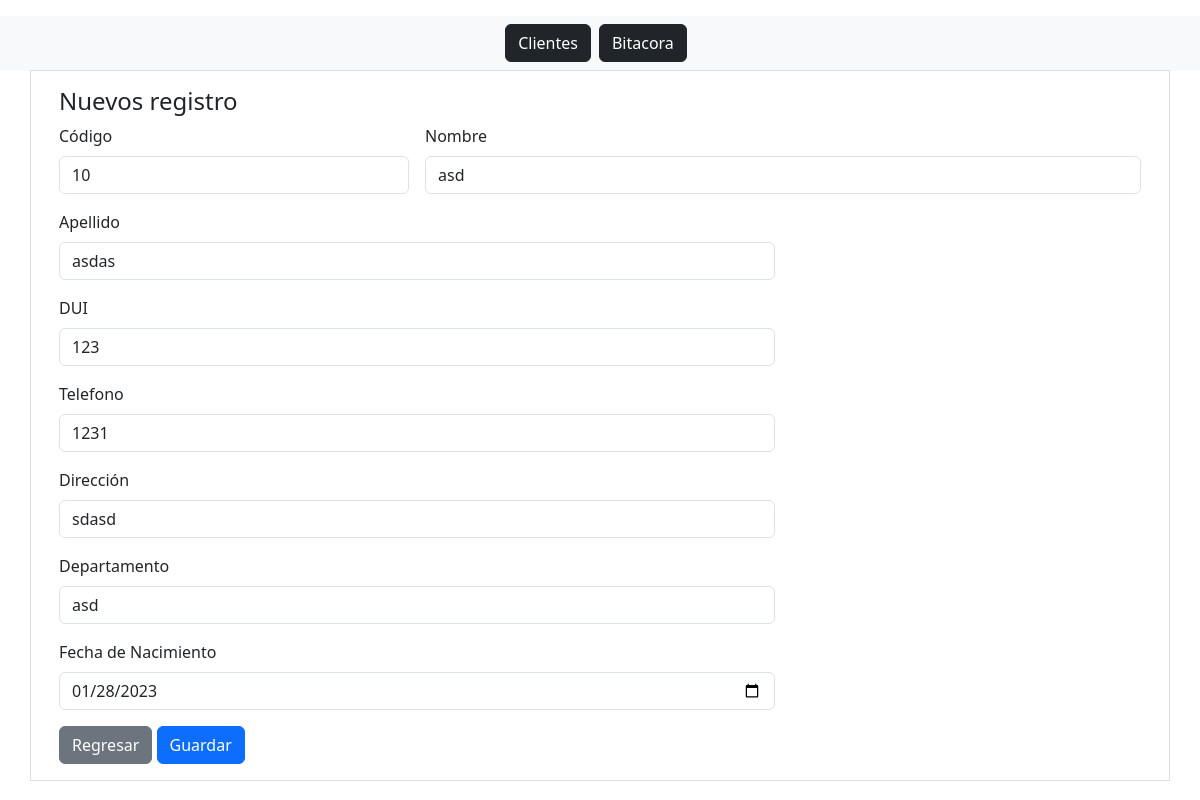
/editar.php?ClienteID=10, run on the app's committed database.
### tables this page shows
CREATE TABLE `clientes` (
  `ClienteID` int(11) NOT NULL,
  `Nombre` varchar(50) DEFAULT NULL,
  `Apellido` varchar(50) DEFAULT NULL,
  `DUI` varchar(15) DEFAULT NULL,
  `Telefono` varchar(8) DEFAULT NULL,
  `Direccion` text DEFAULT NULL,
  `Departamento` varchar(25) DEFAULT NULL,
  `FechaNacimiento` date DEFAULT NULL
);

### editar.php (the view, shortened to what this page needs)
<?php
$db = new Database();
$con = $db->conectar();
$ClienteID = $_GET['ClienteID'];
$query = $con->prepare("SELECT * from clientes WHERE ClienteID = :ClienteID");
$query->execute(['ClienteID' => $ClienteID]);
$num = $query->rowCount();
if ($num > 0) {
    $row = $query->fetch(PDO::FETCH_ASSOC);
} else {
    header("Location: index.php");
}
?>
<?php include "./header.php" ?>
<body class="py-3">
    <main class="container contenedor">
        <div class="p-3 rounded">
            <div class="row">
                <div class="col">
                    <h4>Nuevos registro</h4>
                </div>
            </div>
            <div class="row">
                <div class="col">
                    <form class="row g-3" method="POST" action="guarda.php" autocomplete="off">
                        <div class="col-md-4">
                            <label for="ClienteID" class="form-label">Código</label>
                            <input type="text" id="ClienteID" name="ClienteID" class="form-control" value="<?php echo $row['ClienteID']; ?>" readonly autofocus>
                        </div>
                        <div class="col-md-8">
                            <label for="Nombre" class="form-label">Nombre</label>
                            <input type="text" id="Nombre" name="Nombre" class="form-control" value="<?php echo $row['Nombre']; ?>" required>
                        </div>
                        <div class="col-md-8">
                            <label for="Apellido" class="form-label">Apellido</label>
                            <input type="text" id="Apellido" name="Apellido" class="form-control" value="<?php echo $row['Apellido']; ?>" required>
                        </div>
                        <div class="col-md-8">
                            <label for="DUI" class="form-label">DUI</label>
                            <input type="text" id="DUI" name="DUI" class="form-control" value="<?php echo $row['DUI']; ?>" required>
                        </div>
                        <div class="col-md-8">
                            <label for="Telefono" class="form-label">Telefono</label>
                            <input type="number" id="Telefono" name="Telefono" class="form-control" value="<?php echo $row['Telefono']; ?>" required>
                        </div>
                        <div class="col-md-8">
                            <label for="Direccion" class="form-label">Dirección</label>
                            <input type="text" id="Direccion" name="Direccion" class="form-control" value="<?php echo $row['Direccion']; ?>" required>
                        </div>
                        <div class="col-md-8">
                            <label for="Departamento" class="form-label">Departamento</label>
                            <input type="text" id="Departamento" name="Departamento" class="form-control" value="<?php echo $row['Departamento']; ?>" required>
                        </div>
                        <div class="col-md-8">
                            <label for="FechaNacimiento" class="form-label">Fecha de Nacimiento</label>
                            <input type="date" id="Nombre" name="FechaNacimiento" class="form-control" value="<?php echo $row['FechaNacimiento']; ?>" required>
                        </div>
                        <div class="col-md-12">
                            <a class="btn btn-secondary" href="index.php">Regresar</a>
                            <button type="submit" class="btn btn-primary" name="registro">Guardar</button>
                        </div>
                    </form>
                </div>
            </div>
        </div>
    </main>
</body>
</html>

### public/css/estilos.css (style rules this page uses)
body { background-color: #EAEAEA; }
.contenedor { border:1px solid #dedede; background-color: #fff; }

### data on the page
clientes: ClienteID "10", Nombre "asd", Apellido "asdas", DUI "123", Telefono "1231", Direccion "sdasd", Departamento "asd", FechaNacimiento "01/28/2023"
